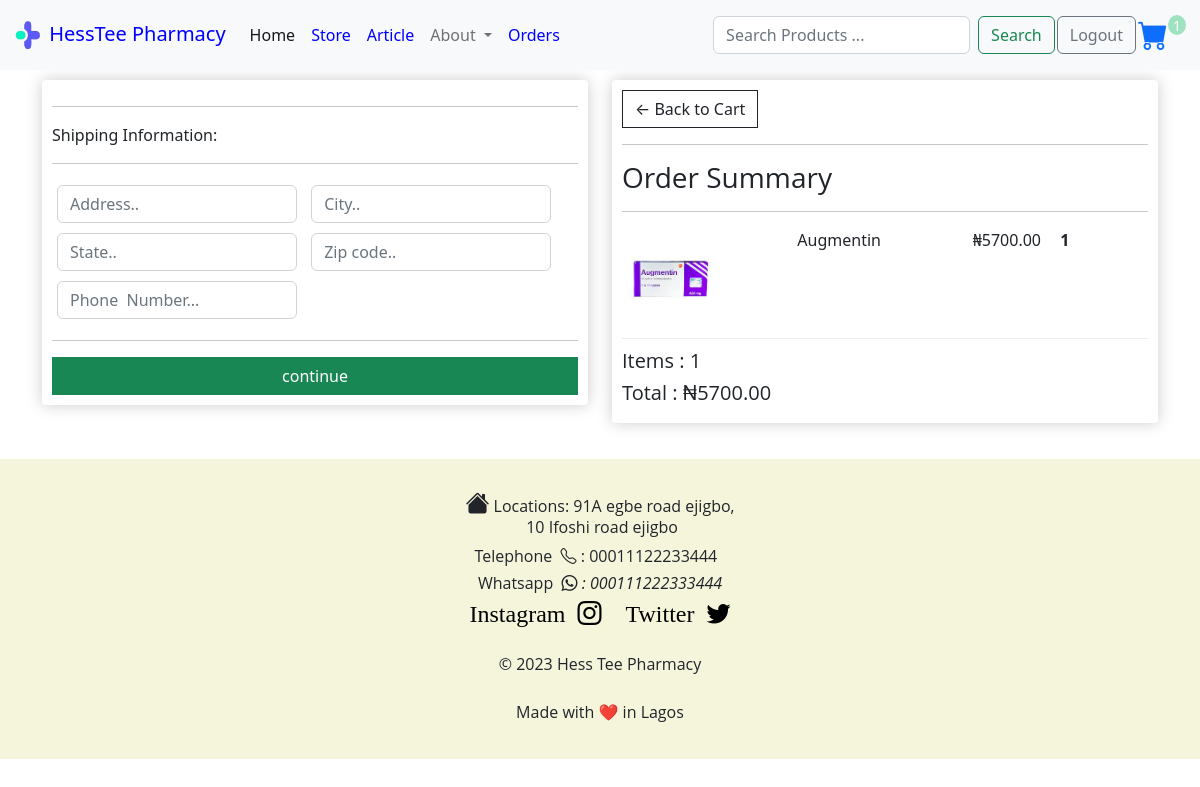
Screenshot of /checkout/ (signed in) with the database file from the repository.
### store/models.py (models this page shows, shortened)
class OrderItem(models.Model):
    product = models.ForeignKey(Product,on_delete=models.SET_NULL, null= True)
    order = models.ForeignKey(Order,on_delete=models.SET_NULL, null= True)
    quantity = models.IntegerField(default=0, null=True,blank=True)
    date_added = models.DateField(auto_now_add=True)
    @property
    def get_total(self):
        if self.product.sales:
            total = self.product.sales_price * self.quantity
        else:
            total = self.product.price * self.quantity
        return total

class Product(models.Model):
    name =  models.CharField(max_length= 200)
    price = models.DecimalField(max_digits=10, decimal_places=2)
    digital = models.BooleanField(default=False, null=True, blank=True)
    quantity = models.IntegerField(null=True, blank=True)
    image  = ImageField(null=True,blank = True)
    description = models.CharField(max_length= 200,null=True,blank = True)
    sales = models.BooleanField(default=False, null=True, blank=True)
    sales_price = models.DecimalField(max_digits=10, decimal_places=2, null=True, blank=True)

class Order(models.Model):
    customer = models.ForeignKey(Customer, on_delete=models.SET_NULL,null=True, blank=True)
    date_ordered = models.DateField(auto_now_add= True)
    complete = models.BooleanField(default=False)
    transaction_id = models.CharField(max_length=100, null=True)
    def __str__(self):
        return str(self.id)
    @property
    def shipping(self):
        shipping = False
        orderitems = self.orderitem_set.all()
        for i in orderitems:
            if i.product.digital == False:
                shipping = True
        return shipping
    @property
    def get_cart_total(self):
        orderitems= self.orderitem_set.all()
        total = sum([item.get_total for item in orderitems])
        return total
    @property
    def get_cart_items(self):
        orderitems= self.orderitem_set.all()
        total = sum([item.quantity for item in orderitems])
        return total

### store/views.py (the view)
# urls.py: path('checkout/',views.checkout, name = 'checkout'),
def checkout(request):
      data = cartData(request)
      cartItems = data['cartItems']
      order = data['order']
      items = data['items']
      print(data)
      for item in items:
        try:
          if item.product.quantity<= 0:
            item.delete()
        except:
         if item['product']['quantity']<= 0:
          item.delete()
      context = {"items": items,"order":order,'cartItems':cartItems,'shipping':False}
      context['form']= InputForm()
      return render(request, 'store/checkout.html', context)

### store/forms.py
class InputForm (forms.Form):
    image = forms.ImageField()

### store/utils.py (called while the page is built)
def cartData(request):
    if request.user.is_authenticated:
        try:
          customer = request.user.customer
        except:
          customer=  Customer.objects.create(user= request.user,name=request.user,email = request.user.email)
        try:
          order, created = Order.objects.get_or_create(customer= customer, complete = False)
        except:
          order.delete()
        items = order.orderitem_set.all()
        cartItems = order.get_cart_items
    else:
        cookieData = cookieCart(request)
        cartItems = cookieData['cartItems']
        order = cookieData['order']
        items = cookieData['items']
    return {"items": items,"order":order,'cartItems':cartItems}

### store/templates/store/checkout.html (shortened to what this page needs)
{% extends 'store/main.html'%}
{% load static %}
{% block content%}
<div class="row">
   <div class="col-lg-6">
    <div class="box-element" id="form-wrapper">
        <form  id= "form" action="">
            <div id="shipping-info">
                <hr>
						<p>Shipping Information:</p>
						<hr>
						<div class="form-field">
							<input required class="form-control" type="text" name="address" placeholder="Address..">
						</div>
						<div class="form-field">
							<input required class="form-control" type="text" name="city" placeholder="City..">
						</div>
						<div class="form-field">
							<input required class="form-control" type="text" name="state" placeholder="State..">
						</div>
						<div class="form-field">
							<input required class="form-control"type="text" name="zipcode" placeholder="Zip code..">
						</div>
						<div class="form-field">
							<input required class="form-control" type="text" name="number" placeholder="Phone  Number...">
						</div>
            </div>
            <hr>
            <div class="d-grid gap-2 ">
            <input id ="form-button" class="btn  btn-success btn-block" type="submit" value="continue">
        </div>
        </form>
    </div>
        <br>
   </div>
   <div class="col-lg-6">
    <div class="box-element">
        <a class="btn btn-outline-dark" href="{% url 'cart' %}">&#x2190; Back to Cart</a>
        <hr>
        <h3>Order Summary</h3>
        <hr>
        {% if order.get_cart_items == 0 %}
        {% else %}
        {% for item in items %}
        <div class="cart-row">
            <div style="flex:2"><img class="row-image" src='{{item.product.image.url }}' alt=""></div>
            <div style="flex:2"><p>{{item.product.name }}</p> </div>
            {% if item.product.sales %}
            <div style="flex:1"><p> ₦{{item.product.sales_price| floatformat:2}}</p></div>
            {% else %}
            <div style="flex:1"><p> ₦{{item.product.price| floatformat:2}}</p></div>
            {% endif  %}
            <div style="flex:1">
                <p class="quantity total-quantity">{{item.quantity}}</p>
            </div>
        </div>
        {% endfor %}
        <h5>Items : {{ order.get_cart_items }}</h5>
        <h5>Total : ₦{{ order.get_cart_total|floatformat:2}}</h5>
    </div>
   </div>
   {% endif%}
</div>
{% endblock %}

### static/css/main.css (style rules this page uses)
html { margin: 0; }
body { margin: 0; overflow-x: hidden }
h1,h2,h3,h4,h5,h6 { font-family: 'Open Sans', 'Helvetica Neue', Helvetica, Arial, sans-serif; }
.box-element { box-shadow:hsl(0, 0%, 80%) 0 0 16px; background-color: #fff; border-radius: 4px; padding: 10px; }
.col-lg-4, .col-lg-6, .col-lg-8, .col-lg-12 { margin-top: 10px; }
.btn { border-radius: 0; }
.row-image { width: 100px; }
.form-field { width:250px; display: inline-block; padding: 5px; }
.cart-row { display: flex; align-items: flex-stretch; padding-bottom: 10px; margin-bottom: 10px; border-bottom: 1px solid #ececec; }
.quantity { display: inline-block; font-weight: 700; padding-right:10px; }

### rows the page displays
OrderItem: product.image (picture), product.name "Augmentin", product.sales_price "5700.00", quantity "1"
Order: get_cart_items "1", get_cart_total "5700.00"

### other values shown
{{ cartItems }} "1"
